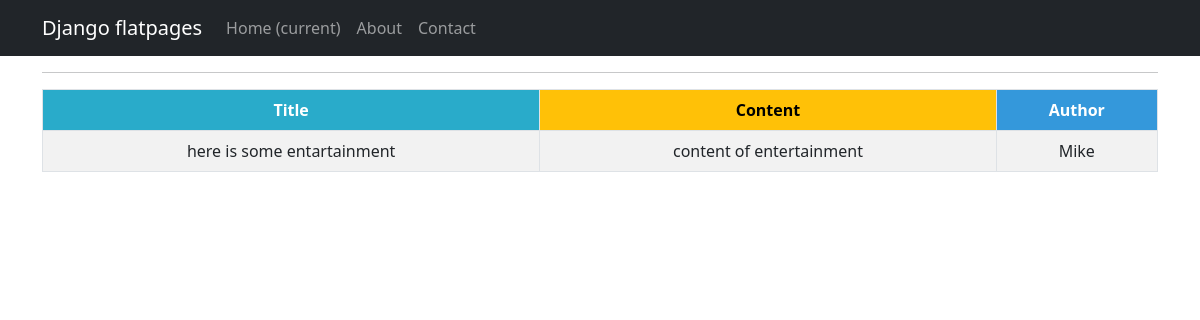
The page /articles/37 on the database as committed earlier.
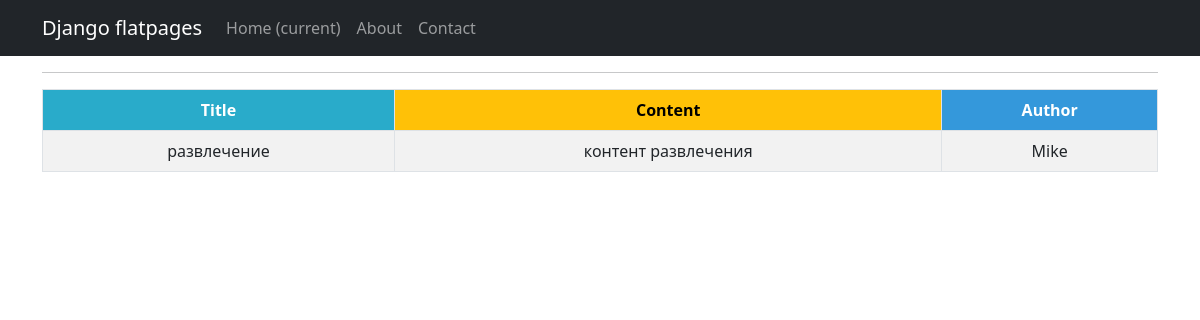
The same page on the database as committed later.
### application/models.py (models this page shows, shortened)
class Post(models.Model):
    author = models.ForeignKey(Author, on_delete=models.CASCADE)
    options = models.CharField(max_length=10, choices=[('article', 'Article'), ('news', 'News')], default='article')
    time_of_creation = models.DateTimeField(auto_now_add=True)   #auto_now_add=True
    categories = models.ManyToManyField('Category', through='PostCategory')
    title = models.CharField(max_length=255)            #app - client_name
    content_of_article = models.TextField()             #app - message
    rating = models.IntegerField(default=0)

class Author(models.Model):
    author = models.OneToOneField(User, on_delete=models.CASCADE)
    rating = models.IntegerField(default=0)

### application/views.py (the view)
# urls.py: path('<int:pk>', PostDetail.as_view(), name='post_detail'),#cache_page(300) is off because article cache is applied
class PostDetail(DetailView):
    model = Post
    template_name = 'post.html'
    context_object_name = 'post'
    queryset = Post.objects.all()
    def get_object(self, *args, **kwargs):
        obj = cache.get(f'post-{self.kwargs["pk"]}', None)
        if not obj:
            obj = super().get_object(queryset=self.queryset)
            cache.set(f'post-{self.kwargs["pk"]}', obj)
        return obj

### templates/post.html
{% extends 'flatpages/default.html' %}
{% block content %}
<hr>
<table class="table table-bordered table-striped table-hover">
  <thead>
    <tr>
      <th style="background-color: #29ABCA; color: #ffffff;">Title</th>
      <th style="background-color: #FFC107; color: #000000;">Content</th>
      <th style="background-color: #3498DB; color: #ffffff;">Author</th>
    </tr>
  <tbody>
    <tr>
      <td>{{ post.title }} </td>
      <td>{{ post.content_of_article }}</td>
      <td>{{ post.author.author }}</td>
    </tr>
  </tbody>
</table>
{% endblock content %}

Rows that differ between the two databases and show on the page:
changed Post "Mike": title "here is some entartainment" → "развлечение"; content_of_article "content of entertainment" → "контент развлечения"
